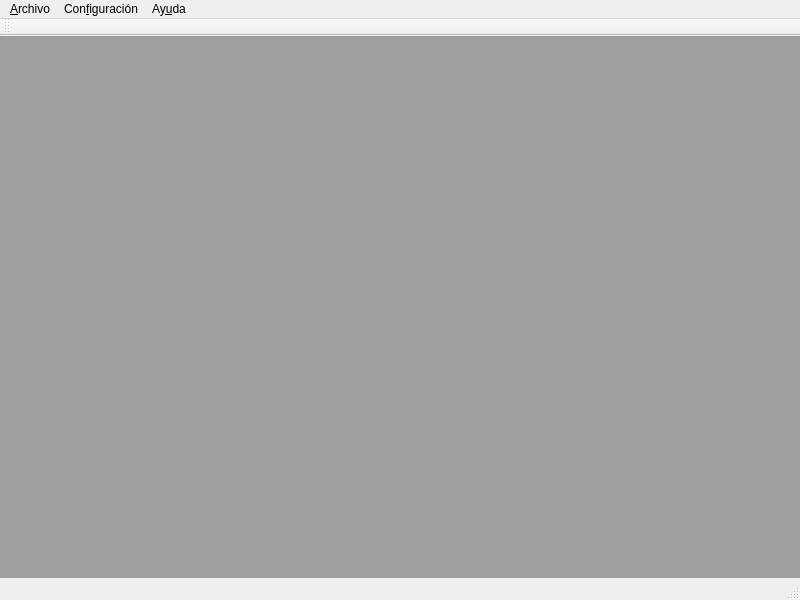
<?xml version="1.0" encoding="UTF-8"?>
<ui version="4.0">
 <class>MainWindow</class>
 <widget class="QMainWindow" name="MainWindow">
  <property name="geometry">
   <rect>
    <x>0</x>
    <y>0</y>
    <width>800</width>
    <height>600</height>
   </rect>
  </property>
  <property name="windowTitle">
   <string>Inventario de Edificios</string>
  </property>
  <widget class="QWidget" name="centralwidget">
   <layout class="QHBoxLayout" name="horizontalLayout">
    <property name="spacing">
     <number>0</number>
    </property>
    <property name="margin">
     <number>0</number>
    </property>
    <item>
     <widget class="QMdiArea" name="mdiArea">
      <property name="styleSheet">
       <string notr="true"/>
      </property>
      <property name="viewMode">
       <enum>QMdiArea::SubWindowView</enum>
      </property>
     </widget>
    </item>
   </layout>
  </widget>
  <widget class="QMenuBar" name="menubar">
   <property name="geometry">
    <rect>
     <x>0</x>
     <y>0</y>
     <width>800</width>
     <height>23</height>
    </rect>
   </property>
   <widget class="QMenu" name="menuArchivo">
    <property name="title">
     <string>&amp;Archivo</string>
    </property>
    <addaction name="actionNuevo"/>
    <addaction name="actionBuscar"/>
    <addaction name="separator"/>
    <addaction name="actionSalir"/>
   </widget>
   <widget class="QMenu" name="menuAyuda">
    <property name="title">
     <string>Ay&amp;uda</string>
    </property>
    <addaction name="actionAcerca_de"/>
   </widget>
   <widget class="QMenu" name="menuConfiguraci_n">
    <property name="title">
     <string>Con&amp;figuración</string>
    </property>
    <addaction name="actionBarrios"/>
    <addaction name="actionEncuestadores"/>
   </widget>
   <addaction name="menuArchivo"/>
   <addaction name="menuConfiguraci_n"/>
   <addaction name="menuAyuda"/>
  </widget>
  <widget class="QStatusBar" name="statusbar"/>
  <widget class="QToolBar" name="toolBar">
   <property name="windowTitle">
    <string>toolBar</string>
   </property>
   <attribute name="toolBarArea">
    <enum>TopToolBarArea</enum>
   </attribute>
   <attribute name="toolBarBreak">
    <bool>false</bool>
   </attribute>
  </widget>
  <action name="actionNuevo">
   <property name="icon">
    <iconset resource="centrohistorico.qrc">
     <normaloff>:/icons/nuevo.png</normaloff>:/icons/nuevo.png</iconset>
   </property>
   <property name="text">
    <string>&amp;Nuevo</string>
   </property>
   <property name="toolTip">
    <string>Nueva Edificación</string>
   </property>
   <property name="statusTip">
    <string>Agregar una nueva edificación</string>
   </property>
   <property name="shortcut">
    <string>Ctrl+N</string>
   </property>
  </action>
  <action name="actionBuscar">
   <property name="icon">
    <iconset resource="centrohistorico.qrc">
     <normaloff>:/icons/buscar.png</normaloff>:/icons/buscar.png</iconset>
   </property>
   <property name="text">
    <string>&amp;Buscar</string>
   </property>
   <property name="shortcut">
    <string>Ctrl+F</string>
   </property>
  </action>
  <action name="actionSalir">
   <property name="icon">
    <iconset resource="centrohistorico.qrc">
     <normaloff>:/icons/salir.png</normaloff>:/icons/salir.png</iconset>
   </property>
   <property name="text">
    <string>&amp;Salir</string>
   </property>
   <property name="shortcut">
    <string>Ctrl+X</string>
   </property>
  </action>
  <action name="actionAcerca_de">
   <property name="text">
    <string>Acerca &amp;de</string>
   </property>
  </action>
  <action name="actionBarrios">
   <property name="icon">
    <iconset resource="centrohistorico.qrc">
     <normaloff>:/icons/barrios.png</normaloff>:/icons/barrios.png</iconset>
   </property>
   <property name="text">
    <string>Barri&amp;os</string>
   </property>
   <property name="shortcut">
    <string>Ctrl+B</string>
   </property>
  </action>
  <action name="actionEncuestadores">
   <property name="icon">
    <iconset resource="centrohistorico.qrc">
     <normaloff>:/icons/encuestadores.png</normaloff>:/icons/encuestadores.png</iconset>
   </property>
   <property name="text">
    <string>&amp;Encuestadores</string>
   </property>
   <property name="shortcut">
    <string>Ctrl+E</string>
   </property>
  </action>
 </widget>
 <resources>
  <include location="centrohistorico.qrc"/>
 </resources>
 <connections>
  <connection>
   <sender>actionSalir</sender>
   <signal>triggered()</signal>
   <receiver>MainWindow</receiver>
   <slot>close()</slot>
   <hints>
    <hint type="sourcelabel">
     <x>-1</x>
     <y>-1</y>
    </hint>
    <hint type="destinationlabel">
     <x>399</x>
     <y>299</y>
    </hint>
   </hints>
  </connection>
  <connection>
   <sender>actionAcerca_de</sender>
   <signal>triggered()</signal>
   <receiver>MainWindow</receiver>
   <slot>showAbout()</slot>
   <hints>
    <hint type="sourcelabel">
     <x>-1</x>
     <y>-1</y>
    </hint>
    <hint type="destinationlabel">
     <x>399</x>
     <y>299</y>
    </hint>
   </hints>
  </connection>
  <connection>
   <sender>actionBuscar</sender>
   <signal>triggered()</signal>
   <receiver>MainWindow</receiver>
   <slot>showListado()</slot>
   <hints>
    <hint type="sourcelabel">
     <x>-1</x>
     <y>-1</y>
    </hint>
    <hint type="destinationlabel">
     <x>399</x>
     <y>299</y>
    </hint>
   </hints>
  </connection>
  <connection>
   <sender>actionBarrios</sender>
   <signal>triggered()</signal>
   <receiver>MainWindow</receiver>
   <slot>showBarrio()</slot>
   <hints>
    <hint type="sourcelabel">
     <x>-1</x>
     <y>-1</y>
    </hint>
    <hint type="destinationlabel">
     <x>399</x>
     <y>299</y>
    </hint>
   </hints>
  </connection>
  <connection>
   <sender>actionEncuestadores</sender>
   <signal>triggered()</signal>
   <receiver>MainWindow</receiver>
   <slot>showEncuesta()</slot>
   <hints>
    <hint type="sourcelabel">
     <x>-1</x>
     <y>-1</y>
    </hint>
    <hint type="destinationlabel">
     <x>399</x>
     <y>299</y>
    </hint>
   </hints>
  </connection>
  <connection>
   <sender>actionNuevo</sender>
   <signal>triggered()</signal>
   <receiver>MainWindow</receiver>
   <slot>showNuevo()</slot>
   <hints>
    <hint type="sourcelabel">
     <x>-1</x>
     <y>-1</y>
    </hint>
    <hint type="destinationlabel">
     <x>399</x>
     <y>299</y>
    </hint>
   </hints>
  </connection>
 </connections>
 <slots>
  <slot>showAbout()</slot>
  <slot>showListado()</slot>
  <slot>showBarrio()</slot>
  <slot>showEncuesta()</slot>
  <slot>showNuevo()</slot>
 </slots>
</ui>
